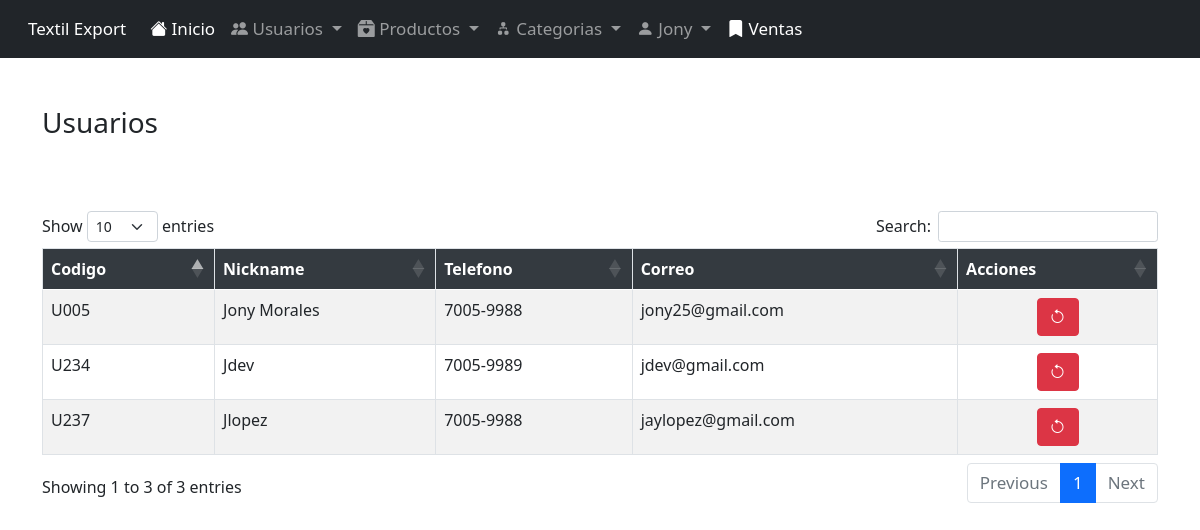
Page /Usuarios/Estado/Habilitado (signed in) on the committed database.
### tables this page shows
CREATE TABLE IF NOT EXISTS `usuario` (
  `codigo_usuario` char(4) NOT NULL,
  `nombre` varchar(50) NOT NULL,
  `telefono` varchar(9) NOT NULL,
  `correo` varchar(75) NOT NULL,
  `clave` varchar(255) NOT NULL,
  `id_tipo_usuario` int NOT NULL DEFAULT '1',
  `id_estado` int NOT NULL DEFAULT '1',
  `verificado` int NOT NULL DEFAULT '1',
  `hash_active` varchar(255) NOT NULL,
  PRIMARY KEY (`codigo_usuario`),
  KEY `usuario_ibfk_2` (`id_estado`),
  KEY `usuario_ibfk_3` (`id_tipo_usuario`)
);

### index.php (called while the page is built, shortened)
<?php
include_once "./controllers/UsuariosController.php";
$router = new Routing();
$method=$router->method;
$param=$router->param;
$controller=new $controller;
$controller->$method($param);

### models/ConexionModel.php (called while the page is built, shortened)
<?php
abstract class ModelPDO{
        private $db_host="localhost";
        private $db_user="root";
        private $db_pass="";
        private $db_name="textil-export";
        protected $conn;
        protected function db_open()
        {
            try
            {
                $this->conn= new PDO("mysql: host=$this->db_host;dbname=$this->db_name;charset=utf8" ,$this->db_user,$this->db_pass);
            }
            catch(PDOException $e)
            {
                echo $e->getMessage();
            }
        }
        protected function db_close()
        {
            $this->conn=null;
        }
        protected function get_query($query,$params=array())
        {
            $rows= [];
            $stmt = $this->conn->prepare($query);
            $stmt->execute($params);
            while($rows[]=$stmt->fetch(PDO::FETCH_ASSOC));
            array_pop($rows);
            return $rows;
        }
}

### models/UsuariosModel.php (called while the page is built, shortened)
<?php
require_once "ConexionModel.php";
class UsuariosModel extends ModelPDO{
    public function getStatus($id=''){
        $query = '';
        if($id==''){
            $query="SELECT * FROM usuario U INNER JOIN estado E ON U.id_estado=E.id_estado
            INNER JOIN tipo_usuario T ON U.id_tipo_usuario=T.id_tipo_usuario;";
        }
        else{
            $query= "SELECT * FROM usuario U INNER JOIN estado E ON U.id_estado=E.id_estado
            INNER JOIN tipo_usuario T ON U.id_tipo_usuario=T.id_tipo_usuario WHERE nombre_estado=:nombre_estado";
        }
        return $this->get_query($query,[":nombre_estado"=>$id]);
    }
}

### views/Usuarios/index.php (the view, shortened to what this page needs)
<!DOCTYPE html>
<html lang="en">
<head>
    <?php
        include 'views/header.php';
    ?>
</head>
<body>
<?php
        include 'views/menu.php';
    ?>
<div class="container">
            <div class="row my-5">
                <h3>Usuarios</h3>
            </div>
            <div class="row mx-6 mt-5">
        <div class="col ml-5">
            <div class="row mt-3">
                <table id="listado" class="table table-striped table-bordered table-hover table-responsive table-condensed">
                    <thead class="Te" style="background-color: #343a40; color:white">
                        <tr>
                            <th>Codigo</th>
                            <th>Nickname</th>
                            <th>Telefono</th>
                            <th>Correo</th>
                            <th>Acciones</th>
                        </tr>
                    </thead>
                    <tbody>
                        <?php
                   foreach ($usuarios as $usuario)
                   {
                   ?>
                        <tr < id="id_<?=$usuario['codigo_usuario']?>">
                            <td><?=$usuario['codigo_usuario']?></td>
                            <td><?=$usuario['nombre']?></td>
                            <td><?=$usuario['telefono']?></td>
                            <td><?=$usuario['correo']?></td>
                            <td>
                                <center>
                                <?php if($usuario['nombre_estado']=='Habilitado') {?>
                                    <a title="Editar"  class="btn btn-danger btn-circle" href="<?=PATH?>/Usuarios/Actualizar/<?=$usuario['codigo_usuario']?>"><i class="bi bi-arrow-counterclockwise"></i></span></a>
                                <?php }elseif($usuario['nombre_estado']=='Deshabilitado'){?>
                                    <a title="Editar"  class="btn btn-primary btn-circle" href="<?=PATH?>/Usuarios/Actualizar/<?=$usuario['codigo_usuario']?>"><i class="bi bi-arrow-counterclockwise"></i></span></a>
                                        <?php }?>
                                </center>
                                </td>
                        </tr>
                        <?php
                        }
                    ?>
                    </tbody>
                </table>
            </div>
        </div>
            </div>
</div>
    </body>
</html>

### views/assets/css/nav.css (style rules this page uses)
a { text-decoration: none; color: white; font-size: 17px; }

### views/assets/css/all.css (style rules this page uses)
body { background-color: white; }

### rows in the picture
usuario: codigo_usuario "U005", nombre "Jony Morales", telefono "7005-9988", correo "jony25@gmail.com"
usuario: codigo_usuario "U234", nombre "Jdev", telefono "7005-9989", correo "jdev@gmail.com"
usuario: codigo_usuario "U237", nombre "Jlopez", telefono "7005-9988", correo "jaylopez@gmail.com"

### other values in the picture
$_SESSION['login_buffer']['nombre'] "Jony"
